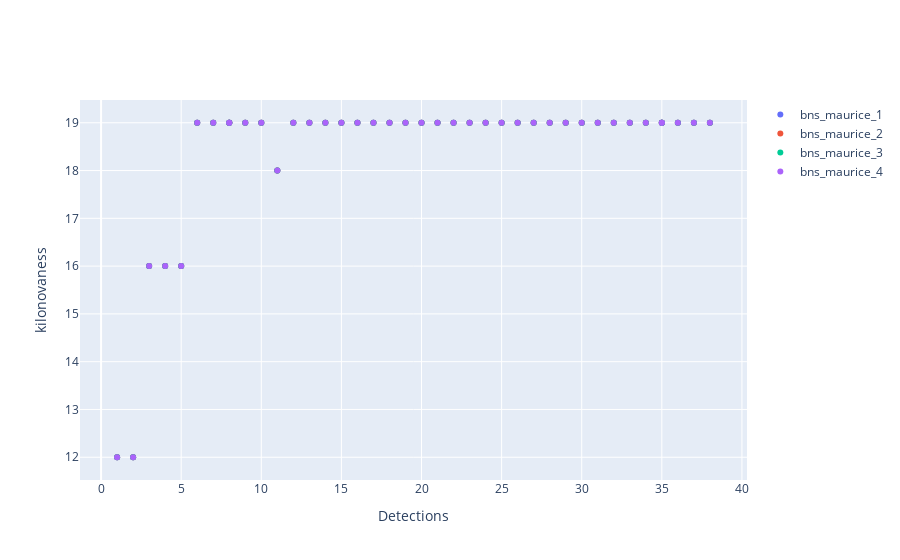

The code cell stored with this chart in its notebook:
### Code cell
fig = go.Figure()

for key in pos_df_dict.keys():
    fig.add_trace(
        go.Scatter(
            x=pos_df_dict[key]["ndet"],
            y=pos_df_dict[key]["kilonovaness"],
            name=key,
            mode="markers",
        )
    )

fig.update_layout(
    {"xaxis_title": "Detections", "yaxis_title": "kilonovaness"}
)
fig.show()

### Figure 1 — Plotly figure (JSON) as saved in the notebook; plotly's stock layout.template omitted (floating-point values rounded to 4 significant figures)
{"data": [{"mode": "markers", "name": "bns_maurice_1", "type": "scatter", "x": [1, 2, 3, 4, 5, 6, 7, 8, 8, 9, 10, 11, 12, 13, 14, 15, 16, 17, 18, 19, 20, 21, 22, 23, 24, 25, 26, 27, 28, 29, 30, 31, 32, 33, 34, 35, 35, 36, 37, 38], "y": [12, 12, 16, 16, 16, 19, 19, 19, 19, 19, 19, 18, 19, 19, 19, 19, 19, 19, 19, 19, 19, 19, 19, 19, 19, 19, 19, 19, 19, 19, 19, 19, 19, 19, 19, 19, 19, 19, 19, 19]}, {"mode": "markers", "name": "bns_maurice_2", "type": "scatter", "x": [1, 2, 3, 4, 5, 6, 7, 8, 8, 9, 10, 11, 12, 13, 14, 15, 16, 17, 18, 19, 20, 21, 22, 23, 24, 25, 26, 27, 28, 29, 30, 31, 32, 33, 34, 35, 35, 36, 37, 38], "y": [12, 12, 16, 16, 16, 19, 19, 19, 19, 19, 19, 18, 19, 19, 19, 19, 19, 19, 19, 19, 19, 19, 19, 19, 19, 19, 19, 19, 19, 19, 19, 19, 19, 19, 19, 19, 19, 19, 19, 19]}, {"mode": "markers", "name": "bns_maurice_3", "type": "scatter", "x": [1, 2, 3, 4, 5, 6, 7, 8, 8, 9, 10, 11, 12, 13, 14, 15, 16, 17, 18, 19, 20, 21, 22, 23, 24, 25, 26, 27, 28, 29, 30, 31, 32, 33, 34, 35, 35, 36, 37, 38], "y": [12, 12, 16, 16, 16, 19, 19, 19, 19, 19, 19, 18, 19, 19, 19, 19, 19, 19, 19, 19, 19, 19, 19, 19, 19, 19, 19, 19, 19, 19, 19, 19, 19, 19, 19, 19, 19, 19, 19, 19]}, {"mode": "markers", "name": "bns_maurice_4", "type": "scatter", "x": [1, 2, 3, 4, 5, 6, 7, 8, 8, 9, 10, 11, 12, 13, 14, 15, 16, 17, 18, 19, 20, 21, 22, 23, 24, 25, 26, 27, 28, 29, 30, 31, 32, 33, 34, 35, 35, 36, 37, 38], "y": [12, 12, 16, 16, 16, 19, 19, 19, 19, 19, 19, 18, 19, 19, 19, 19, 19, 19, 19, 19, 19, 19, 19, 19, 19, 19, 19, 19, 19, 19, 19, 19, 19, 19, 19, 19, 19, 19, 19, 19]}], "layout": {"xaxis": {"title": {"text": "Detections"}}, "yaxis": {"title": {"text": "kilonovaness"}}}}
